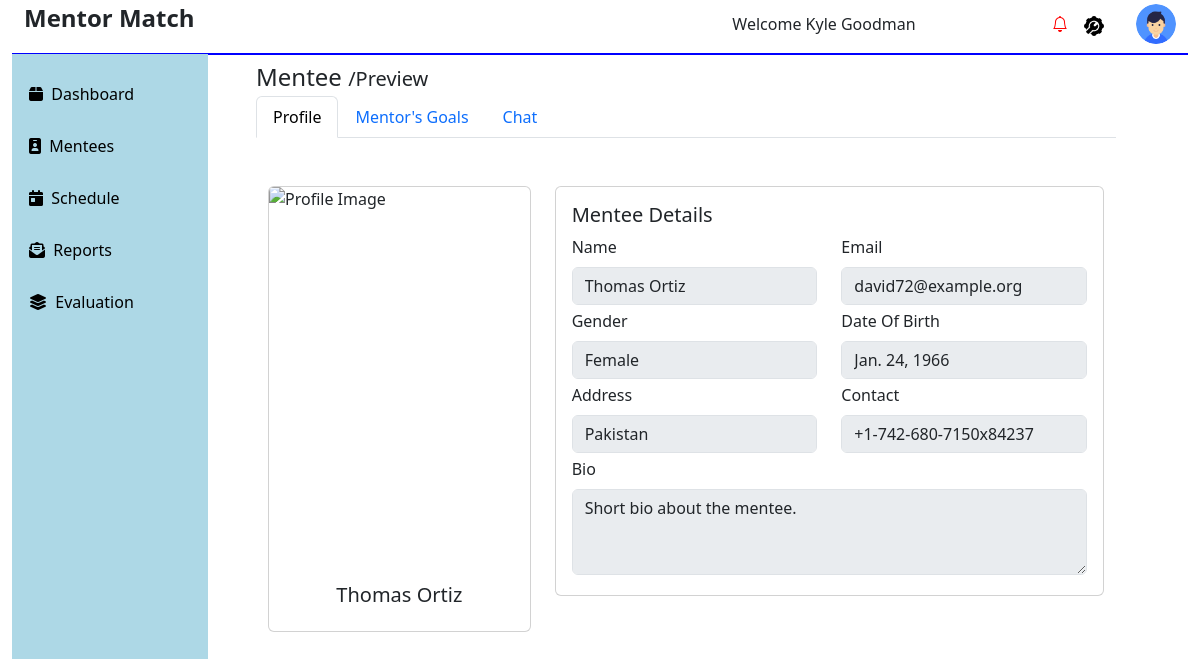
The app's page /preview_mentee/9/ (signed in) with its own data.
### admin_mentor_app/models.py (models this page shows, shortened)
class User(AbstractBaseUser, PermissionsMixin):
    first_name = models.CharField(max_length=100)
    last_name = models.CharField(max_length=100)
    email = models.EmailField(unique=True)
    gender = models.CharField(max_length=10)
    nationality = models.CharField(max_length=50)
    dob = models.DateField(null=True, blank=True)  # Allow null values
    password = models.CharField(max_length=100)
    telephone = models.CharField(max_length=15)
    bio = models.CharField(max_length=250, null=True)
    dob = models.DateField()
    address = models.CharField(max_length=255)  # Added max_length
    telephone = models.CharField(max_length=50)
    expertise = models.CharField(max_length=255, null=True, blank=True)
    availability = models.CharField(max_length=15, null=True, blank=True)
    role_choices = [
        ("1", "Admin"),
        ("2", "Mentor"),
        ("3", "Mentee"),
    ]
    role = models.CharField(max_length=1, choices=role_choices)
    profile_picture = models.ImageField(
        upload_to="profile_pictures/", blank=True, null=True
    )
    id = models.AutoField(primary_key=True)
    last_login = models.DateTimeField(default=timezone.now)  # Added field
    is_active = models.BooleanField(default=True)  # Added field
    is_staff = models.BooleanField(default=False)  # Added field
    USERNAME_FIELD = 'email'
    REQUIRED_FIELDS = ['first_name', 'last_name']  # Fields required for creating a user
    objects = CustomUserManager()
    USERNAME_FIELD = "email"
    REQUIRED_FIELDS = ["first_name", "last_name"]

### admin_mentor_app/views.py (the view, shortened to what this page needs)
# urls.py: path( "preview_mentee/<int:mentee_id>/", views.preview_mentee, name="preview_mentee"),
@login_required
@transaction.atomic
def preview_mentee(request, mentee_id):
    logged_in_user = request.user.id
    mentee = get_object_or_404(User, id=mentee_id)
    messages = Message.objects.filter(
        (Q(sender_id=logged_in_user) & Q(receiver_id=mentee_id)) |
        (Q(sender_id=mentee_id) & Q(receiver_id=logged_in_user))
    ).order_by('sent_at')  # Order messages by sent time
    menteechallenges = MenteeChallenge.objects.filter(
        mentee_id=mentee_id,
        mentor_id=logged_in_user
    )
    mentor_progress_groups = Progress.objects.filter(
        mentee_id=mentee_id,
        mentor_id=logged_in_user
    )
    progresses = []
    return render(request, 'admin_mentor_app/mentee/preview_mentee.html', {
        'mentee': mentee,
        'messages': messages,
        'menteechallenges': menteechallenges,
        'progresses': progresses
    })

### admin_mentor_app/context_processors.py (called while the page is built)
def global_data(request):
    users = User.objects.all()
    mentorship_matches = MentorshipMatch.objects.all()
    messages = Message.objects.all()
    notifications = Notification.objects.all()
    schedules = Schedule.objects.all()
    progress = Progress.objects.all()
    goals = Goals.objects.all()
    evaluations = Evaluation.objects.all()
    unread_notifications = Notification.objects.count()
    notifications = Notification.objects.all()
    return {
        'global_users': users,
        'global_mentorship_matches': mentorship_matches,
        'global_messages': messages,
        'global_notifications': notifications,
        'global_schedules': schedules,
        'global_progress': progress,
        'global_goals': goals,
        'global_evaluations': evaluations,
        'unread_notifications' : unread_notifications,
        'notifications':notifications
    }

### admin_mentor_app/templates/admin_mentor_app/mentee/preview_mentee.html (shortened to what this page needs)
{% extends 'admin_mentor_app/fixed/base.html' %} {% block content %} {% load static %}
<div class="container mt-1">
  <div class="container row mt-1">
    <h2 class="mb-1">Mentee <span style="font-size: 20px">/Preview</span></h2>
    <div class="col">
      <ul class="nav nav-tabs" id="myTab" role="tablist">
        <li class="nav-item" role="presentation">
          <a
            class="nav-link active"
            id="profile-tab"
            data-bs-toggle="tab"
            href="#profile"
            role="tab"
            aria-controls="profile"
            aria-selected="true"
            >Profile</a
          >
        </li>
        <li class="nav-item" role="presentation">
          <a
            class="nav-link"
            id="goals-tab"
            data-bs-toggle="tab"
            href="#goals"
            role="tab"
            aria-controls="goals"
            aria-selected="false"
            >Mentor's Goals</a
          >
        </li>
        <li class="nav-item" role="presentation">
          <a
            class="nav-link"
            id="chat-tab"
            data-bs-toggle="tab"
            href="#chat"
            role="tab"
            aria-controls="chat"
            aria-selected="false"
            >Chat</a
          >
        </li>
      </ul>
      <div class="tab-content" id="myTabContent">
        <div
          class="tab-pane fade show active"
          id="profile"
          role="tabpanel"
          aria-labelledby="profile-tab"
        >
          <div class="container mt-5">
            <div class="row">
              <div class="col-md-4">
                <div class="card">
                  <img
                    src="{% static 'admin_mentor_app/images/man-4123268_640.jpg' %}"
                    class="card-img-top"
                    height="380px"
                    alt="Profile Image"
                  />
                  <div class="card-body text-center">
                    <h5 class="card-title">
                      {{ mentee.first_name }} {{ mentee.last_name }}
                    </h5>
                  </div>
                </div>
              </div>
              <div class="col-md-8">
                <div class="card">
                  <div class="card-body">
                    <h5 class="card-title">Mentee Details</h5>
                    <form>
                      <div class="row">
                        <div class="col-6 mb-1">
                          <label for="name" class="form-label">Name</label>
                          <input
                            type="text"
                            class="form-control"
                            id="name"
                            readonly
                            value="{{ mentee.first_name }} {{ mentee.last_name }}"
                          />
                        </div>
                        <div class="col-6 mb-1">
                          <label for="email" class="form-label">Email</label>
                          <input
                            type="email"
                            class="form-control"
                            id="email"
                            readonly
                            value="{{ mentee.email }}"
                          />
                        </div>
                      </div>
                      <div class="row">
                        <div class="col-6 mb-1">
                          <label for="gender" class="form-label">Gender</label>
                          <input
                            type="text"
                            class="form-control"
                            id="gender"
                            readonly
                            value="{{ mentee.gender }}"
                          />
                        </div>
                        <div class="col-6 mb-1">
                          <label for="birthdate" class="form-label"
                            >Date Of Birth</label
                          >
                          <input
                            type="text"
                            class="form-control"
                            id="birthdate"
                            readonly
                            value="{{ mentee.dob }}"
                          />
                        </div>
                      </div>
                      <div class="row">
                        <div class="col-6 mb-1">
                          <label for="address" class="form-label"
                            >Address</label
                          >
                          <input
                            type="text"
                            class="form-control"
                            id="address"
                            readonly
                            value="{{ mentee.nationality }}"
                          />
                        </div>
                        <div class="col-6 mb-1">
                          <label for="contact" class="form-label"
                            >Contact</label
                          >
                          <input
                            type="tel"
                            class="form-control"
                            id="contact"
                            readonly
                            value="{{ mentee.telephone }}"
                          />
                        </div>
                      </div>
                      <div class="mb-1">
                        <label for="bio" class="form-label">Bio</label>
                        <textarea
                          class="form-control"
                          id="bio"
                          rows="3"
                          readonly
                        >
Short bio about the mentee.</textarea
                        >
                      </div>
                    </form>
                  </div>
                </div>
              </div>
            </div>
          </div>
        </div>
      </div>
    </div>
  </div>
</div>
{% endblock content %}

### admin_mentor_app/templates/admin_mentor_app/fixed/base.html (shortened to what this page needs)
{% load static %}
<!DOCTYPE html>
<html lang="en">
  <head>
    <link href="https://stackpath.bootstrapcdn.com/bootstrap/5.1.3/css/bootstrap.min.css" rel="stylesheet">
    <link
      rel="stylesheet"
      href="https://cdnjs.cloudflare.com/ajax/libs/font-awesome/6.1.2/css/all.min.css"
    />
    <link
      href="https://cdn.jsdelivr.net/npm/bootstrap@5.3.3/dist/css/bootstrap.min.css"
      rel="stylesheet"
    />
    <link
      href="https://cdnjs.cloudflare.com/ajax/libs/bootstrap-select/1.13.1/css/bootstrap-select.min.css"
      rel="stylesheet"
    />
    <link
      href="https://cdnjs.cloudflare.com/ajax/libs/bootstrap-icons/1.10.0/font/bootstrap-icons.min.css"
      rel="stylesheet"
    />
    <link
      rel="stylesheet"
      href="{% static 'admin_mentor_app/css/evaluation.css' %}"
    />
  </head>
  <body>
    <div class="container-fluid">
      <div class="container-fluid">
        <div class="row mt-1">
          <div class="col-md-6">
            <h2><strong>Mentor Match</strong></h2>
          </div>
          <div class="col-md-6">
            <div class="row g-3 justify-content-end align-items-center">
              <div class="col-auto ms-auto">
                <div class="text-end">
                  <div class="img-case dropdown">
                    <span class="m-2">Welcome {{ user.first_name }} {{ user.last_name }}</span>
                  </div>
                </div>
              </div>
              <div class="col-auto ms-auto">
                <div class="text-end">
                  <div class="img-case">
                    <i
                      class="bi bi-bell"
                      style="{% if unread_notifications > 0 %} color:red;{% endif %}"
                      id="dropdownMenuButton"
                      data-bs-toggle="dropdown"
                      aria-expanded="false"
                    ></i>
                  </div>
                </div>
              </div>
              <div class="col-auto">
                <div class="text-end">
                  <div class="img-case">
                    <img
                      src="{% static 'admin_mentor_app/images/status.png' %}"
                      alt=""
                      class="img-fluid rounded-circle"
                      style="max-width: 20px"
                    />
                  </div>
                </div>
              </div>
              <div class="col-auto">
                <div class="text-end">
                  <div class="img-case dropdown">
                    <img
                      src="{% static 'admin_mentor_app/images/user.png' %}"
                      alt=""
                      class="img-fluid rounded-circle"
                      style="max-width: 40px"
                      id="userDropdown"
                      data-bs-toggle="dropdown"
                      aria-expanded="false"
                    />
                  </div>
                </div>
              </div>
            </div>
          </div>
        </div>
        <div class="row">
          <div
            class="col-2"
            style="
              border-top: 1px solid blue;
              height: 90vh;
              background-color: #add8e6;
            "
          >
            <div class="">
              <div class="menu-list">
                <p class="menu-list-items">
                  <a class="listitem" href="{% url 'dashboard' %}"
                    ><i class="menu-list-items fas fa-box"></i>&nbsp;
                    <span>Dashboard</span></a
                  >
                </p>
                <p class="menu-list-items">
                  <a class="listitem" href="{% url 'mentees' %}"
                    ><i class="menu-list-items fas fa-id-badge"></i>&nbsp;
                    <span>Mentees</span></a
                  >
                </p>
                <p class="menu-list-items">
                  <a class="listitem" href="{% url 'schedule' %}"
                    ><i class="menu-list-items fas fa-calendar-day"></i>&nbsp;
                    <span>Schedule</span></a
                  >
                </p>
                <p class="menu-list-items">
                  <a class="listitem" href="{% url 'reports' %}"
                    ><i class="menu-list-items fas fa-envelope-open-text"></i
                    >&nbsp; <span>Reports</span></a
                  >
                </p>
                <p class="menu-list-items">
                  <a class="listitem" href=" Evaluation.html"
                    ><i class="menu-list-items fas fa-layer-group"></i>&nbsp;
                    <span>Evaluation</span></a
                  >
                </p>
              </div>
            </div>
          </div>
          <div class="col-10"  style="border-top: 2px solid blue;">
            <div class="container mt-2">
              {% block content %} {% endblock %}
            </div>
          </div>
        </div>
      </div>
    </div>
  </body>
</html>

### static/admin_mentor_app/css/evaluation.css (style rules this page uses)
h2 { font-size: 24px; margin-bottom: 20px; }

### admin_mentor_app/templates/admin_mentor_app/fixed/base.html (style rules this page uses)
.menu-list { list-style: none; margin-left: 5px; }
a { text-decoration: none; }
.menu-list-items { margin-top: 1rem; text-decoration: none; }
.listitem { padding: 1rem 0; color: black; }

### records on screen
User: first_name "Kyle", last_name "Goodman"
User: first_name "Thomas", last_name "Ortiz", first_name "Thomas Ortiz", email "david72@example.org", gender "Female", dob "Jan. 24, 1966", nationality "Pakistan", telephone "+1-742-680-7150x84237"
